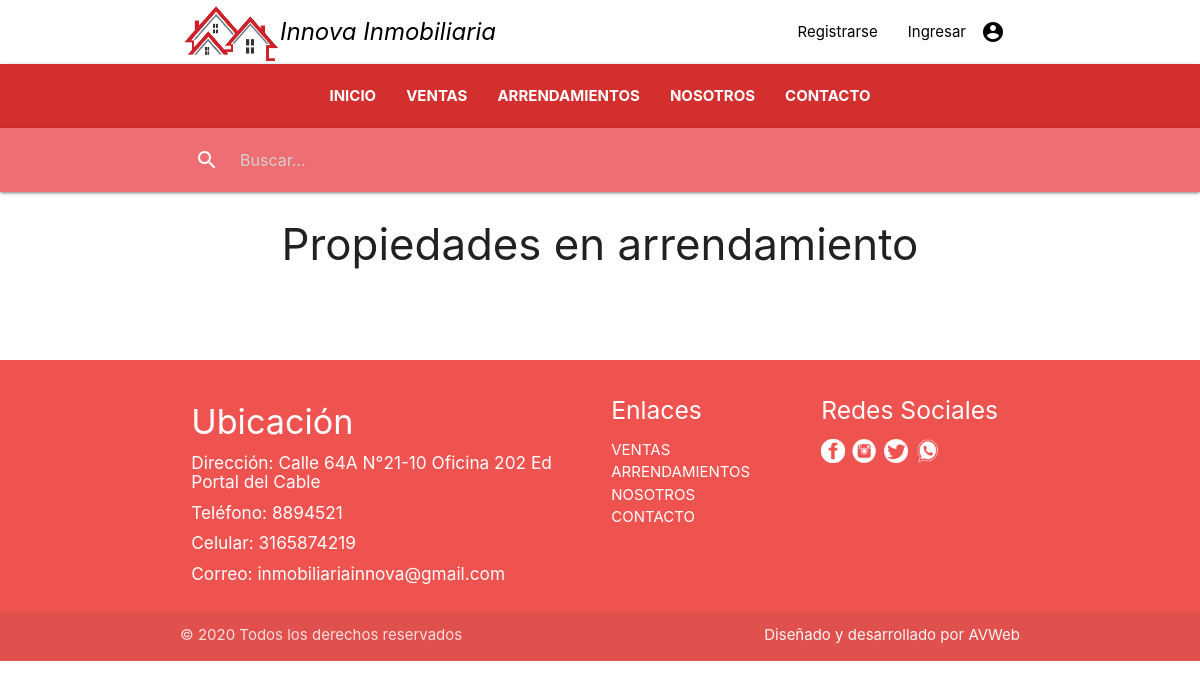
/paginas/arrendamientos/, run on an earlier commit of the app's database.
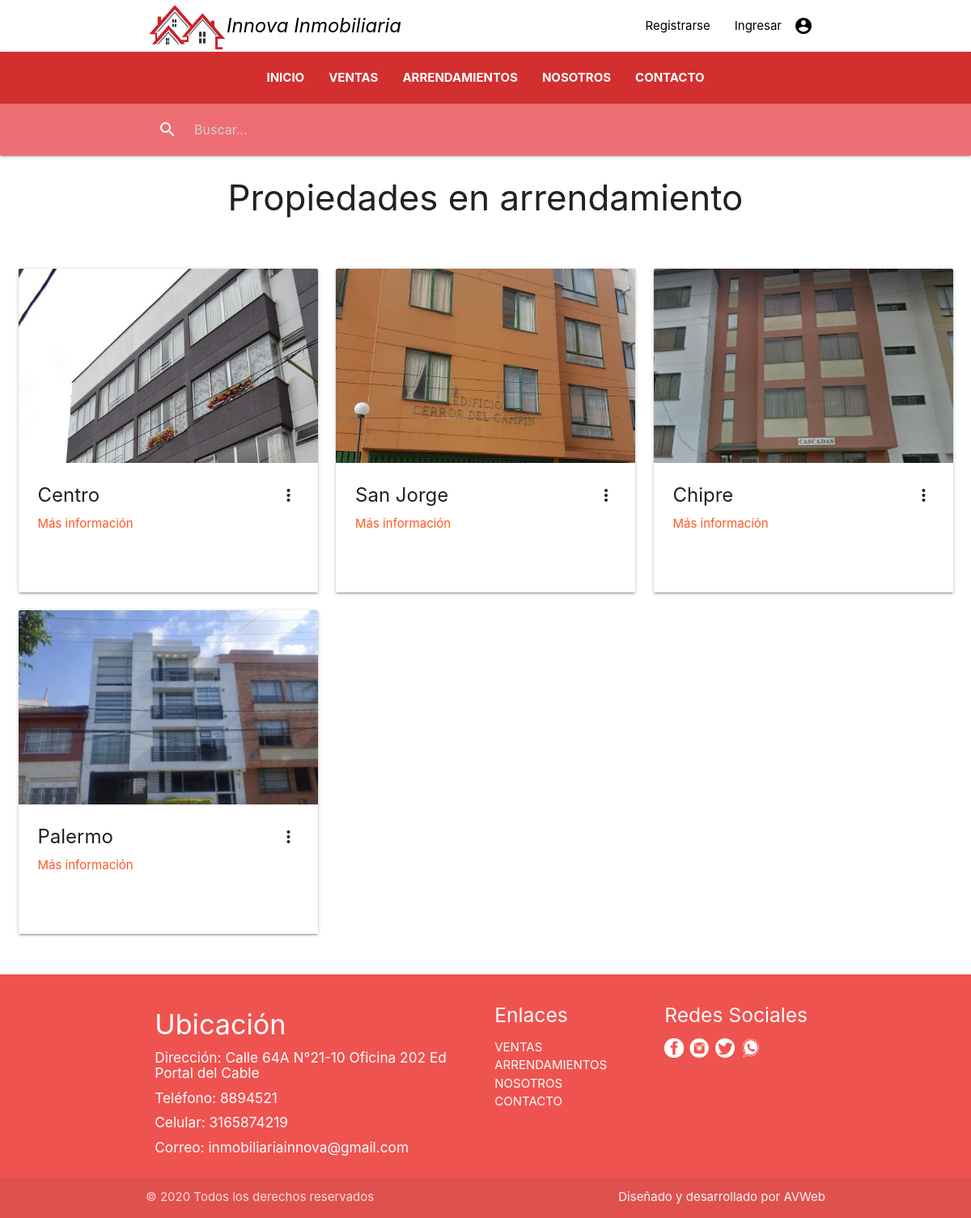
And on a later commit of the database.
### inmueble/models.py (models this page shows, shortened)
class Inmueble(models.Model):
    codigo = models.CharField(max_length=50, null=False)
    direccion = models.CharField(max_length=100, null=False)
    IDBarrio = models.ForeignKey(Barrio, null=False, on_delete=models.PROTECT)
    precio = models.DecimalField(max_digits=9, decimal_places=0,  null=False)
    IDTipo_de_inmueble = models.ForeignKey(Tipo_de_inmueble, null=False, on_delete=models.PROTECT)
    IDTipo_de_oferta = models.ForeignKey(Tipo_de_oferta, null=False, on_delete=models.PROTECT)
    alcoba = models.IntegerField(null=False)
    baño = models.IntegerField(null=False)
    parqueadero = models.BooleanField(null=False)
    disponible = models.BooleanField(null=False)
    descripcion = models.CharField(max_length=300, null=True)
    imagenppal = models.FileField(null=False, upload_to="imagenes/%Y/%m/%d")

class Barrio(models.Model):
    nombre = models.CharField(max_length=80, null=False)
    IDCiudad = models.ForeignKey(Ciudad, null=False, on_delete=models.PROTECT)

### inmueble/views.py (the view)
# urls.py: path('paginas/arrendamientos/', views.AlquilerList.as_view(), name='arrendamientos'),
class AlquilerList(ListView):
    template_name = 'paginas/arrendamientos.html'
    model = Inmueble
    context_object_name = 'inmuebles'

### templates/paginas/arrendamientos.html (shortened to what this page needs)
{% extends 'base/base.html' %}
{% load static %}
{% load humanize %}
{% block container2 %}
<h3 class="center-align">Propiedades en arrendamiento</h3>
<br>
<div class="section">
  <div class="row">
    <div class="col s12">
      {% for inmueble in inmuebles %}
        {% if inmueble.IDTipo_de_oferta.nombre == "Arrendamiento" %}
        <div class="col s12 m4">
          <div class="card medium">
            <div class="card-image waves-effect waves-block waves-light">
              <img class="activator" src="../../media/{{ inmueble.imagenppal }}">
            </div>
            <div class="card-content">
              <span class="card-title activator grey-text text-darken-4"><b>{{ inmueble.IDBarrio.nombre }}</b>
                <i class="material-icons right">more_vert</i>
              </span>
              <p><a class="deep-orange-text darken-4" href="{% url 'detalle' inmueble.id %}">Más información</a></p>
            </div>
          </div>
        </div>
        {% endif %}
      {% endfor %}
    </div>
  </div>
</div>
{% endblock %}

What changed in the data, as far as the page shows it:
added Inmueble: imagenppal (picture), IDBarrio.nombre "Centro"
added Inmueble: imagenppal (picture), IDBarrio.nombre "San Jorge"
added Inmueble: imagenppal (picture), IDBarrio.nombre "Chipre"
added Inmueble: imagenppal (picture), IDBarrio.nombre "Palermo"
